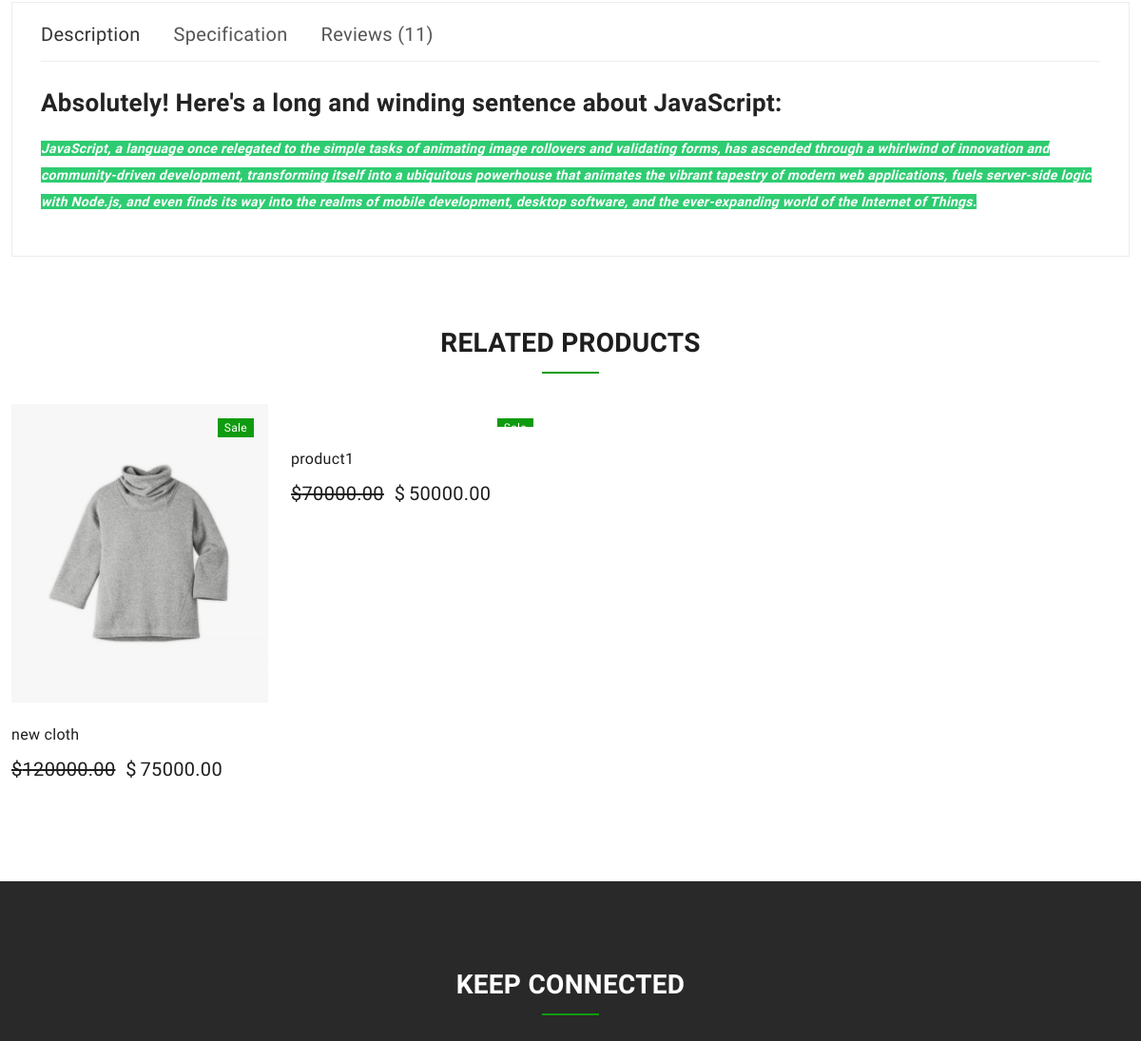
/product/fai1hhifii (middle part), run on an earlier commit of the app's database.
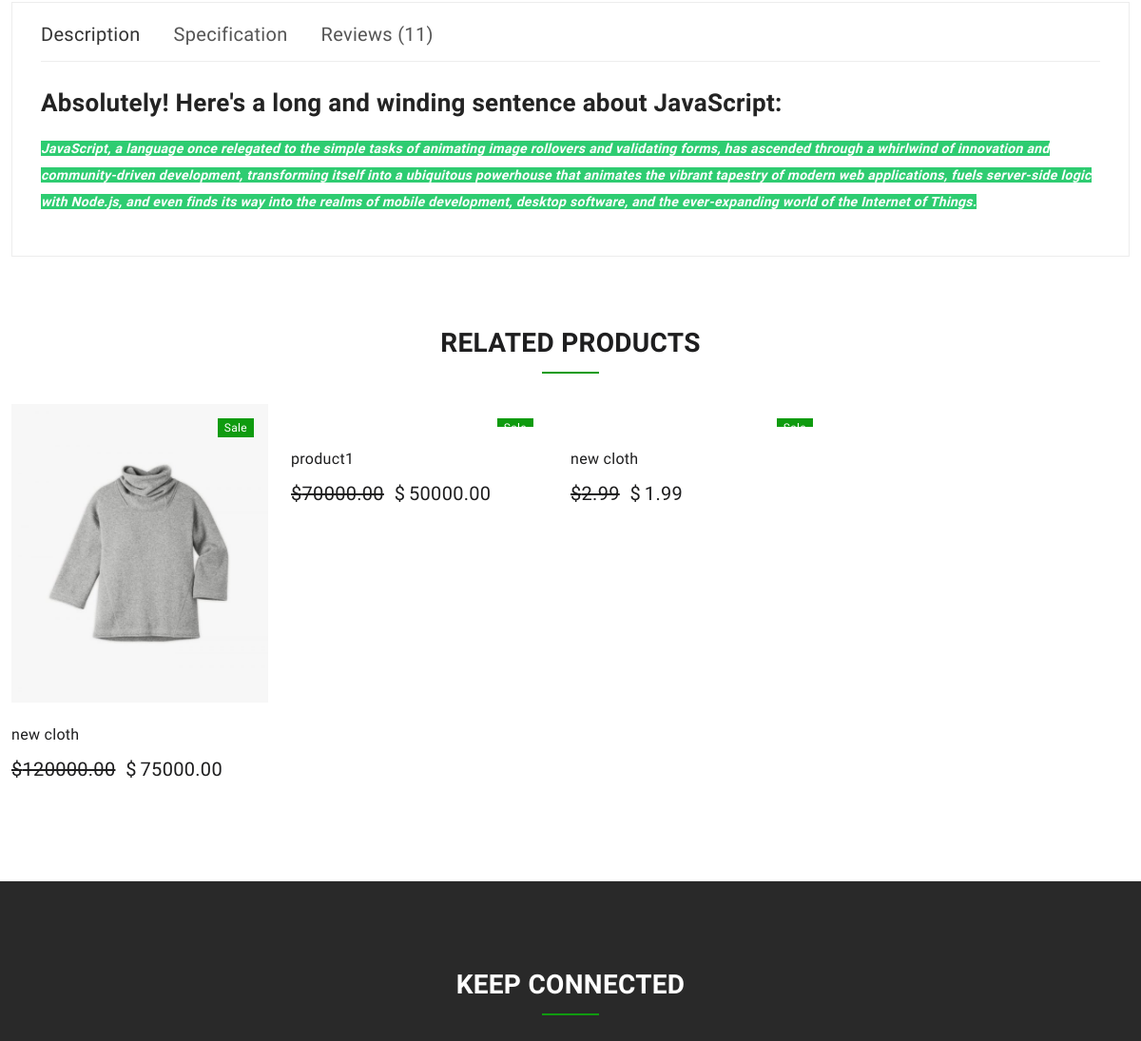
And on a later commit of the database.
### dipapp/models.py (models this page shows, shortened)
class Product(models.Model):
    pid                 = ShortUUIDField(unique = True,
                                         length = 10,
                                         max_length = 20,
                                         alphabet="abcbefghi12345")
    user                = models.ForeignKey(User,
                                            on_delete = models.SET_NULL,
                                            null = True)
    category            = models.ForeignKey(Category,
                                            on_delete = models.SET_NULL,
                                            null = True, related_name='category')
    vendor            = models.ForeignKey(Vendor,
                                            on_delete = models.SET_NULL,
                                            null = True)
    title               = models.CharField(max_length = 100,
                                           default = "new cloth")
    image               = models.ImageField(upload_to=user_directory_path,
                                            default="product.jpg")
    description         = RichTextUploadingField(null = True,
                                           blank = True,
                                           default = "Porduct")
    price               = models.DecimalField(max_digits=9999999999999999,
                                              decimal_places = 2,
                                              default = "1.99")
    old_price           = models.DecimalField(max_digits=9999999999999999,
                                              decimal_places = 2,
                                              default = "2.99")
    specifications      = RichTextUploadingField(null = True,
                                           blank = True)
    type               = models.CharField(max_length = 100,
                                           default = "Silk-blend",
                                           null = True,
                                           blank = True)
    stock_count               = models.CharField(max_length = 100,
                                           default = "10",
                                           null = True,
                                           blank = True)
    product_status      = models.CharField(choices = STATUS,
                                      max_length = 10,
                                      default="in_review")
    status              = models.BooleanField(default=True)
    in_stock            = models.BooleanField(default=True)
    featured            = models.BooleanField(default=False)
    digital             = models.BooleanField(default=False)
    sku                 = ShortUUIDField(unique = True,
                                         length = 4,
                                         prefix ="sku",
                                         max_length = 10,
                                         alphabet="1234567890")
    date                = models.DateTimeField(auto_now_add = True)
    updated             = models.DateTimeField(null = True, blank = True)
    tags                = TaggableManager(blank = True)
    class Meta:
        verbose_name_plural = "Products"

### dipapp/views.py (the view, shortened to what this page needs)
# urls.py: path('product/<pid>', views.product_detail_view, name="product_detail"),
def product_detail_view(request, pid):
    product = Product.objects.get(pid = pid)
    products = Product.objects.filter(category = product.category).exclude(pid = pid) # filtering by the category in the Product model, if the category = the product that we are currently viewing, meaning that filtering by the category of that product. that is show all the products that have the same categories, and also exclude what so ever product that you are currently viewing or that you are on.
    reviews  = ProductReview.objects.filter(product = product).order_by("-date")
    p_image = product.p_images.all()
    average_rating = ProductReview.objects.filter(product = product).aggregate(rating = Avg('rating'))
    review_form = ProductReviewForm()
    make_review = True
    context = {
        'p': product,
        'p_image': p_image,
        'make_review' : make_review,
        'review_form': review_form,
        'average_rating': average_rating,
        'reviews' : reviews,
        'products': products
    }
    return render(request, 'dipapp/product_detail.html', context)

### dipapp/context_processor.py (called while the page is built)
def default(request):
    categories = Category.objects.all()
    address = None  # Initialize address with None
    if request.user.is_authenticated:
        try:
            address = Address.objects.get(user=request.user)
        except Address.DoesNotExist:
            pass
    cart_total_amount = 0
    if 'cart_data_obj' in request.session:
        for p_id, item in request.session['cart_data_obj'].items():
            cart_total_amount += int(item['qty']) * float(item['price']) # getting the quantity of each products, multiplying each items. quantity multiply by it price
    return {
        'categories': categories,
        'address': address,
    }

### dipapp/templates/dipapp/product_detail.html (shortened to what this page needs)
{% extends "base.html" %}
{% load static %}
{% block content %}
    <div class="product_d_info mb-77">
        <div class="container">
            <div class="row">
                <div class="col-12">
                    <div class="product_d_inner">
                        <div class="product_info_button">
                            <ul class="nav" role="tablist">
                                <li >
                                    <a class="active" data-bs-toggle="tab" href="#info" role="tab" aria-controls="info" aria-selected="false">Description</a>
                                </li>
                                <li>
                                     <a data-bs-toggle="tab" href="#sheet" role="tab" aria-controls="sheet" aria-selected="false">Specification</a>
                                </li>
                                <li>
                                   <a data-bs-toggle="tab" href="#reviews" role="tab" aria-controls="reviews" aria-selected="false">Reviews ({{reviews.count}})</a>
                                </li>
                            </ul>
                        </div>
                        <div class="tab-content">
                            <div class="tab-pane fade show active" id="info" role="tabpanel" >
                                <div class="product_info_content">
                                    <p>{{p.description|safe}}</p>
                                </div>
                            </div>
                        </div>
                    </div>
                </div>
            </div>
        </div>
    </div>
    <section class="product_area related_products">
        <div class="container">
            <div class="row">
                {% if products %}
                <div class="col-12">
                    <div class="section_title psec_title">
                        <h2>Related Products</h2>
                    </div>
                </div>
                {% endif %}
            </div>
            <div class="row">
                <div class="row shop_wrapper">
                    {% for p in products %}
                    <div class="col-lg-3 col-md-4 col-sm-6 col-12 ">
                        <div class="single_product">
                            <div class="product_thumb">
                                <a class="primary_img" href="{% url 'product_detail' p.pid %}"><img src="{{p.image.url}}" alt=""></a>
                                <div class="label_product">
                                    <span class="label_sale">Sale</span>
                                </div>
                            </div>
                            <div class="product_content grid_content">
                                <div class="product_content_inner">
                                    <h4 class="product_name"><a href="{% url 'product_detail' p.pid %}">{{p.title}}</a></h4>
                                    <div class="price_box">
                            <span class="old_price">${{p.old_price}}</span>
                            <span>$</span>
    <span class="current_price current-product-price-{{ p.id }}"
                                    id="current-product-price-{{ p.id }}">
                                {{p.price}}
                </span>
                    </div>
                                </div>
                            </div>
                        </div>
                    </div>
                    {% endfor %}
                </div>
            </div>
        </div>
    </section>
    {% endblock  %}

What changed in the data, as far as the page shows it:
added Product: title "new cloth", old_price "2.99", price "1.99"
